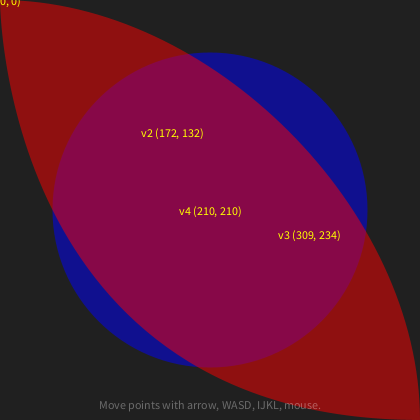
Frame 1 (no input)
Frame 60 (the mouse pressed at the canvas centre just before this capture): identical to frame 1, image omitted
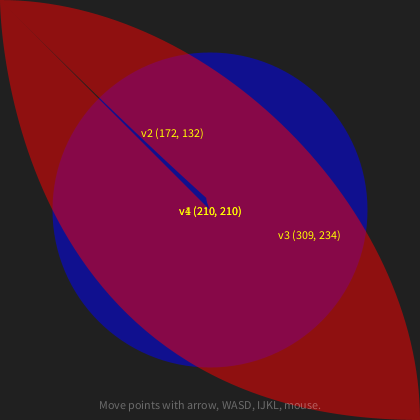
Frame 120 (the mouse held since frame 60 and released just before this capture)

The Processing sketch that drew these frames (run headless with seeded random() and noise(); from frame 60 on, the mouse is pressed at the canvas centre):

// Processing sketch: sketch_03_11_bezierVertices
// ── sketch_03_11_bezierVertices.pde
int wasdX, wasdY, arrowX, arrowY, ijklX, ijklY;

void setup() {
  size(420, 420);
  background(32);
  noCursor();
  noStroke();

  wasdX = int(random(width / 4, width / 2));
  wasdY = int(random(height / 4, height / 2));
  arrowX = int(random(width / 2, width * 3 / 4));
  arrowY = int(random(height / 2, height * 3 / 4));
  ijklX = int(random(width / 2, width / 2));
  ijklY = int(random(height / 2, height / 2));
}

void draw() {
  background(32);

  // Reference image
  fill(0, 0, 255, 127);
  ellipse(width * 0.5, height * 0.5, width * 0.75, height * 0.75);

  // Begin shape

  fill(255, 0, 0, 127);
  beginShape();
  vertex(0, 0);
  bezierVertex(width / 2.0, 0, 
    width, height / 2.0, 
    width, height
    );
  bezierVertex(
    0, height, 
    0, 0, 
    0, 0
    );

  beginContour();
  vertex(mouseX, mouseY);
  bezierVertex(wasdX, wasdY, 
    width, height / 2.0, 
    width, height);
  bezierVertex(arrowX, arrowY, 
    width, height, 
    0, 0);
  bezierVertex(ijklX, ijklY, 
    0, 0, 
    mouseX, mouseY);
  endContour();
  endShape(CLOSE);


  // Key controls
  if (keyPressed) {
    if (key == 'W' || key == 'w') {
      wasdY--;
    }
    if (key == 'A' || key == 'a') {
      wasdX--;
    }
    if (key == 'S' || key == 's') {
      wasdY++;
    }
    if (key == 'D' || key == 'd') {
      wasdX++;
    }
    if (key == 'I' || key == 'i') {
      ijklY--;
    }
    if (key == 'J' || key == 'j') {
      ijklX--;
    }
    if (key == 'K' || key == 'k') {
      ijklY++;
    }
    if (key == 'L' || key == 'l') {
      ijklX++;
    }
    if (keyCode == UP) {
      arrowY--;
    }
    if (keyCode == DOWN) {
      arrowY++;
    }
    if (keyCode == LEFT) {
      arrowX--;
    }
    if (keyCode == RIGHT) {
      arrowX++;
    }
  }

  // Diagnostic info
  pushStyle();
  fill(255, 255, 0);
  textAlign(CENTER, CENTER);
  text("v1 (" + mouseX + ", " + mouseY + ")", mouseX, mouseY);
  text("v2 (" + wasdX + ", " + wasdY + ")", wasdX, wasdY);
  text("v3 (" + arrowX + ", " + arrowY + ")", arrowX, arrowY);
  text("v4 (" + ijklX + ", " + ijklY + ")", ijklX, ijklY);
  fill(255, 85);
  text("Move points with arrow, WASD, IJKL, mouse.", width / 2.0, height - 16);
  popStyle();
}
